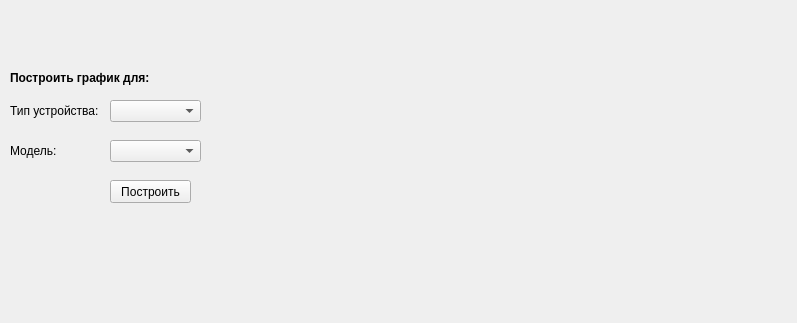
<?xml version="1.0" encoding="UTF-8"?>
<ui version="4.0">
 <class>DrawGraph</class>
 <widget class="QWidget" name="DrawGraph">
  <property name="geometry">
   <rect>
    <x>0</x>
    <y>0</y>
    <width>797</width>
    <height>323</height>
   </rect>
  </property>
  <property name="windowTitle">
   <string>Построить график поступлений</string>
  </property>
  <widget class="QPushButton" name="pushButton">
   <property name="geometry">
    <rect>
     <x>110</x>
     <y>180</y>
     <width>81</width>
     <height>23</height>
    </rect>
   </property>
   <property name="text">
    <string>Построить</string>
   </property>
  </widget>
  <widget class="QLabel" name="label">
   <property name="geometry">
    <rect>
     <x>10</x>
     <y>70</y>
     <width>161</width>
     <height>16</height>
    </rect>
   </property>
   <property name="font">
    <font>
     <pointsize>9</pointsize>
     <weight>75</weight>
     <bold>true</bold>
    </font>
   </property>
   <property name="text">
    <string>Построить график для:</string>
   </property>
  </widget>
  <widget class="QComboBox" name="comboBox_types">
   <property name="geometry">
    <rect>
     <x>110</x>
     <y>100</y>
     <width>91</width>
     <height>22</height>
    </rect>
   </property>
  </widget>
  <widget class="QLabel" name="label_2">
   <property name="geometry">
    <rect>
     <x>10</x>
     <y>100</y>
     <width>101</width>
     <height>21</height>
    </rect>
   </property>
   <property name="font">
    <font>
     <pointsize>9</pointsize>
    </font>
   </property>
   <property name="text">
    <string>Тип устройства:</string>
   </property>
  </widget>
  <widget class="QLabel" name="label_3">
   <property name="geometry">
    <rect>
     <x>10</x>
     <y>140</y>
     <width>71</width>
     <height>21</height>
    </rect>
   </property>
   <property name="font">
    <font>
     <pointsize>9</pointsize>
    </font>
   </property>
   <property name="text">
    <string>Модель:</string>
   </property>
  </widget>
  <widget class="QComboBox" name="comboBox_models">
   <property name="geometry">
    <rect>
     <x>110</x>
     <y>140</y>
     <width>91</width>
     <height>22</height>
    </rect>
   </property>
  </widget>
  <widget class="QWidget" name="gridLayoutWidget">
   <property name="geometry">
    <rect>
     <x>230</x>
     <y>10</y>
     <width>551</width>
     <height>301</height>
    </rect>
   </property>
   <layout class="QGridLayout" name="gridLayout"/>
  </widget>
 </widget>
 <resources/>
 <connections/>
</ui>
